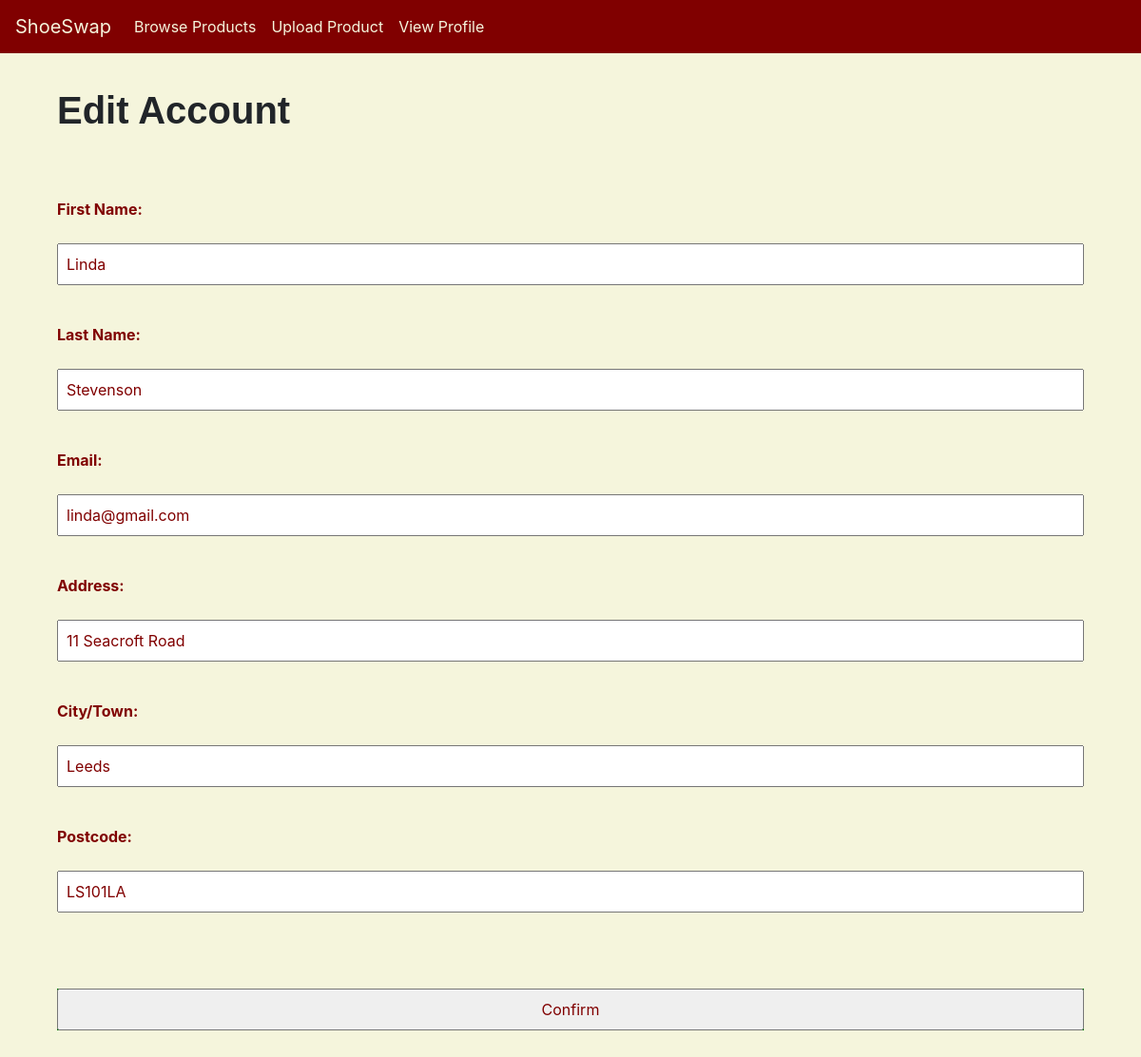
The page /edit-account/5 on the database its author committed.
### app/models.py (models this page shows)
class Customers(UserMixin, db.Model):
    __tablename__='Customers'
    id = db.Column(db.Integer, primary_key=True)
    first_name = db.Column(db.String(30), nullable=False)
    last_name = db.Column(db.String(30), nullable=False)
    email = db.Column(db.String(100), unique=True, nullable=False)
    password = db.Column(db.String(200), nullable=False)

class Addresses(db.Model):
    __tablename__='Addresses'
    id = db.Column(db.Integer, primary_key=True)
    customer_id = db.Column(db.Integer, db.ForeignKey('Customers.id'), nullable=False)
    address_line1 = db.Column(db.String(100), nullable=False)
    city = db.Column(db.String(30), nullable=False)
    postcode = db.Column(db.String(10), nullable=False)

### app/views.py (the view, shortened to what this page needs)
@app.route('/edit-account/<int:id>', methods=['GET', 'POST'])
def editaccount(id):
    form=EditAccountForm()
    user= models.Customers.query.get(id)
    address = models.Addresses.query.filter_by(customer_id=id).first()
    if request.method == 'GET':
        form.first_name.data = user.first_name
        form.last_name.data = user.last_name
        form.email.data = user.email
        form.address_line1.data = address.address_line1
        form.city.data = address.city
        form.postcode.data = address.postcode
    return render_template("sign-up.html", title="Edit Details", form=form, new=False)

### app/forms.py
class EditAccountForm(FlaskForm):
    first_name = StringField('First Name', validators=[DataRequired(), Length(2, 30, message='i.e. John')])
    last_name = StringField('Last Name', validators=[DataRequired(), Length(2, 30, message='i.e. Doe')])
    email = EmailField('Email Address', validators=[DataRequired(), Email(), Length(10, 50, message='i.e. johndoe@gmail.com')])
    address_line1 = StringField('Address Line 1', validators=[DataRequired(), Length(2, 30, message="i.e. 123 Malory Street")])
    city = StringField('City', validators=[DataRequired(), Length(2, 30, message='i.e. Leeds')])
    postcode = StringField('Postcode', validators=[DataRequired(), Regexp(r'^[A-Z0-9 ]{5,8}$', message='Invalid postcode format.')])
    submit = SubmitField('Confirm')

### app/templates/sign-up.html (shortened to what this page needs)
{% extends "base.html" %}
 {% block content %}
 {% if new==True %}
    <h1 class="info">Sign Up</h1>
 {% else %}
    <h1 class="info">Edit Account</h1>
 {% endif %}
    <form action="" method="POST" id="login-signup">
        <div class="form-attributes">
            <p>
                <label>First Name:
                <div class="input">{{ form.first_name }}</div></label> <br>
            </p>
            <p>
                <label>Last Name:
                    <div class="input">{{ form.last_name }}</div></label><br>
            </p>
            <p>
                <label>Email:
                    <div class="input">{{ form.email }}</div></label> <br>
            </p>
            <p>
                <label>Address:
                <div class="input">{{ form.address_line1 }}</div></label><br>
            </p>
            <p>
                <label>City/Town:
                <div class="input">{{ form.city }}</div></label><br>
            </p>
            <p>
                <label>Postcode:
                <div class="input">{{ form.postcode }}</div></label><br>
            </p>
            <p>
                <label>
                <div class="submit">{{ form.submit }}</div></label><br>
            </p>
        </div>
    </form>
{% endblock %}

### app/static/base_styles.css (style rules this page uses)
html body { min-width: 480px; width:100%; background-color: beige; }
.info { padding-top: 3%; padding-left: 5%; font-family:'Gill Sans', 'Gill Sans MT', Calibri, 'Trebuchet MS', sans-serif; font-weight: bolder; }
#login-signup { width: 100%; padding: 5%; }
label { color:maroon; font-weight: bold; }
#login-signup input { width: 100%; box-sizing: border-box; border: maroon 1px sold; padding: 8px; color:maroon; }
.submit { background-color: green; }

### rows shown on the page
Customers: first_name "Linda", last_name "Stevenson", email "linda@gmail.com"
Addresses: address_line1 "11 Seacroft Road", city "Leeds", postcode "LS101LA"
